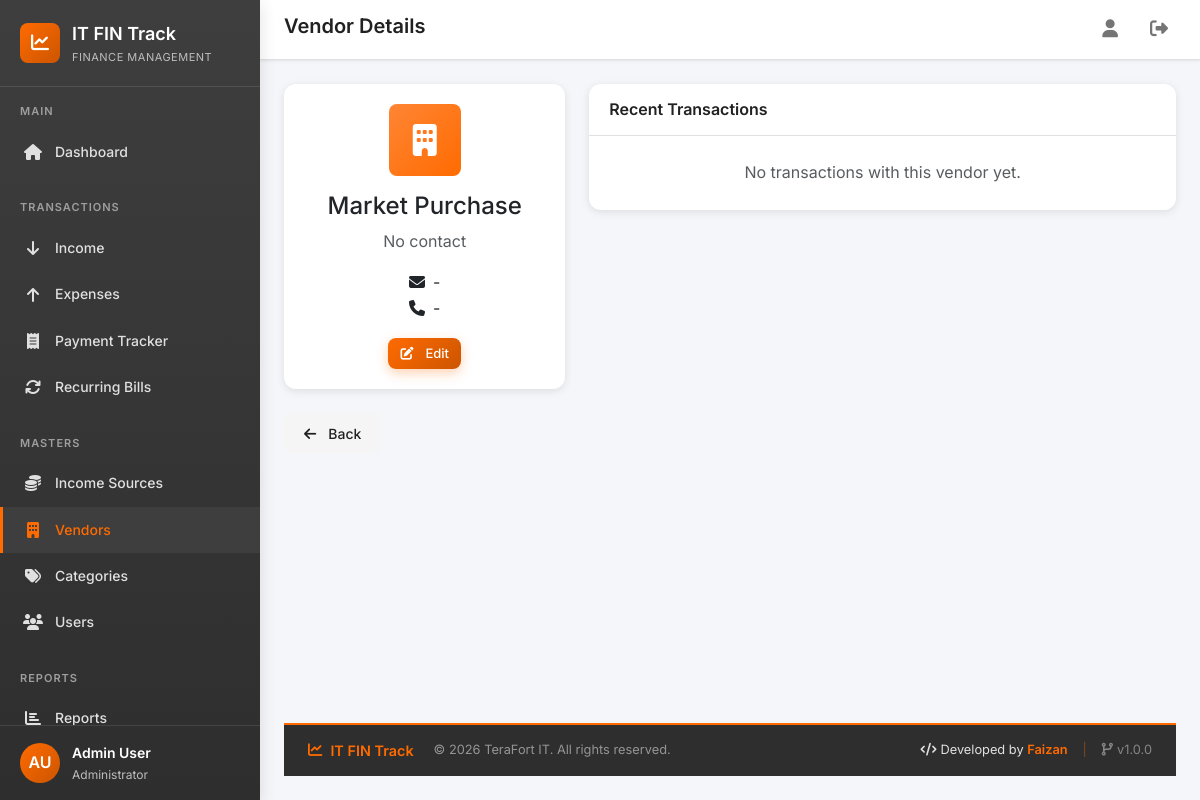
The app's page /vendors/1/ (signed in), older data.
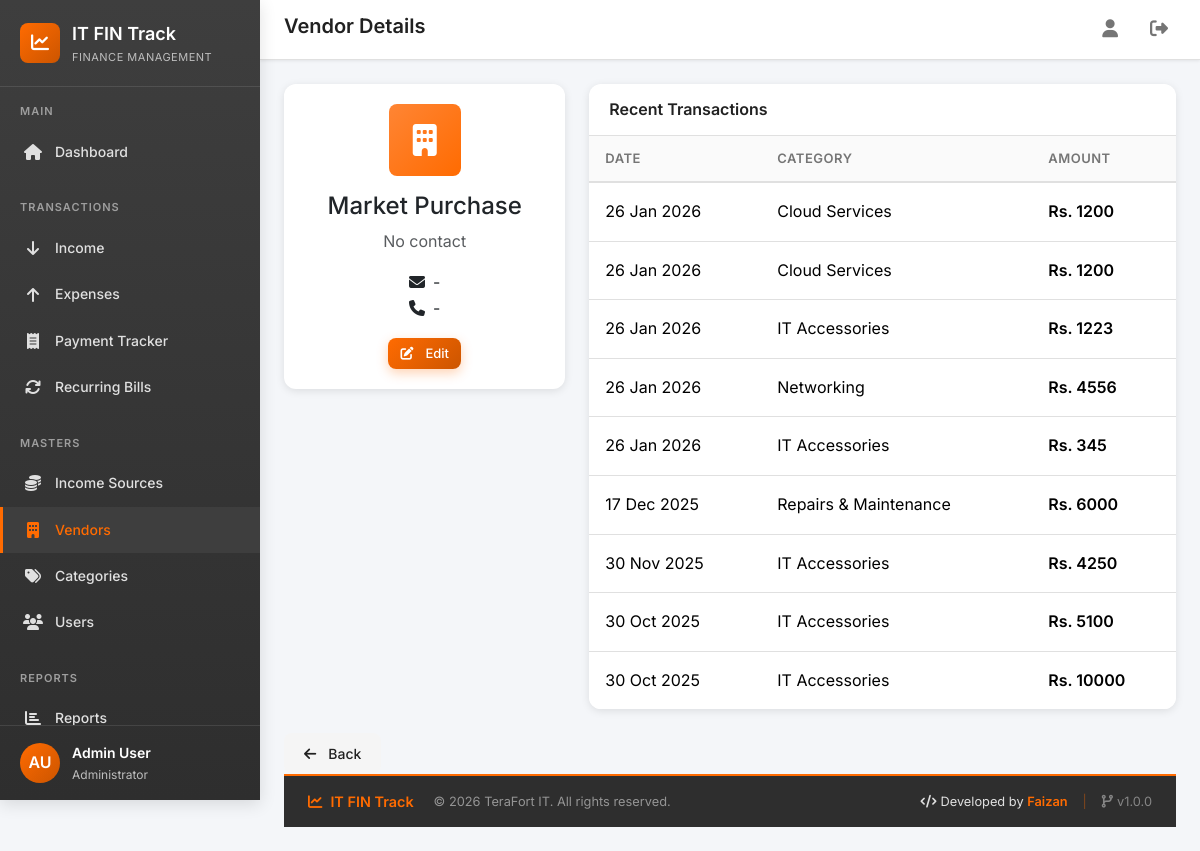
The same page, newer data.
### core/models/expense.py (models this page shows, shortened)
class Expense(models.Model):
    class Status(models.TextChoices):
        PENDING = 'pending', 'Pending Approval'
        APPROVED = 'approved', 'Approved'
        REJECTED = 'rejected', 'Rejected'
    category = models.ForeignKey(
        'Category',
        on_delete=models.PROTECT,
        related_name='expenses',
        help_text='Expense category'
    )
    vendor = models.ForeignKey(
        'Vendor',
        on_delete=models.PROTECT,
        related_name='expenses',
        null=True,
        blank=True,
        help_text='Vendor/Supplier'
    )
    linked_income = models.ForeignKey(
        'Income',
        on_delete=models.SET_NULL,
        related_name='linked_expenses',
        null=True,
        blank=True,
        help_text='Income source for this expense'
    )
    amount = models.DecimalField(
        max_digits=12,
        decimal_places=2,
        help_text='Expense amount'
    )
    date = models.DateField(
        help_text='Date of expense'
    )
    description = models.TextField(
        help_text='Description of the expense'
    )
    purpose = models.CharField(
        max_length=300,
        blank=True,
        help_text='Purpose or project for this expense'
    )
    invoice_number = models.CharField(
        max_length=100,
        blank=True,
        help_text='Invoice/Bill number'
    )
    status = models.CharField(
        max_length=20,
        choices=Status.choices,
        default=Status.PENDING,
        help_text='Approval status'
    )
    approved_by = models.ForeignKey(
        settings.AUTH_USER_MODEL,
        on_delete=models.SET_NULL,
        null=True,
        blank=True,
        related_name='expenses_approved',
        help_text='User who approved this expense'
    )
    approved_date = models.DateTimeField(
        null=True,
        blank=True,
        help_text='Date and time of approval'
    )
    rejection_reason = models.TextField(
        blank=True,
        help_text='Reason for rejection (if rejected)'
    )
    created_by = models.ForeignKey(
        settings.AUTH_USER_MODEL,
        on_delete=models.PROTECT,
        related_name='expenses_created',
        help_text='User who created this record'
    )
    is_soft_deleted = models.BooleanField(
        default=False,
        help_text='Soft delete flag'
    )
    created_at = models.DateTimeField(auto_now_add=True)
    updated_at = models.DateTimeField(auto_now=True)
    class Meta:
        verbose_name = 'Expense'
        verbose_name_plural = 'Expenses'
        ordering = ['-date', '-created_at']

### core/models/category.py (models this page shows, shortened)
class Category(models.Model):
    name = models.CharField(
        max_length=100,
        unique=True,
        help_text='Category name'
    )
    description = models.TextField(
        blank=True,
        help_text='Category description'
    )
    icon = models.CharField(
        max_length=50,
        blank=True,
        default='fa-folder',
        help_text='Font Awesome icon class'
    )
    color = models.CharField(
        max_length=7,
        default='#FF6B01',
        help_text='Category color (hex code)'
    )
    is_active = models.BooleanField(
        default=True,
        help_text='Is this category currently active?'
    )
    is_soft_deleted = models.BooleanField(
        default=False,
        help_text='Soft delete flag'
    )
    created_at = models.DateTimeField(auto_now_add=True)
    updated_at = models.DateTimeField(auto_now=True)
    class Meta:
        verbose_name = 'Category'
        verbose_name_plural = 'Categories'
        ordering = ['name']

### core/views/vendor.py (the view)
# urls.py: path('vendors/<int:pk>/', vendor_views.vendor_detail, name='vendor_detail'),
@login_required
def vendor_detail(request, pk):
    vendor = get_object_or_404(Vendor, pk=pk, is_soft_deleted=False)
    expenses = vendor.expenses.filter(is_soft_deleted=False).order_by('-date')[:20]
    return render(request, 'core/vendor/detail.html', {
        'vendor': vendor,
        'expenses': expenses,
    })

### core/context_processors.py (called while the page is built)
def theme_colors(request):
    return {
        'THEME_COLORS': getattr(settings, 'THEME_COLORS', {}),
    }

### core/models/user.py (called while the page is built)
    @property
    def is_admin(self):
        return self.role == self.Role.ADMIN

    @property
    def can_edit(self):
        return self.role in [self.Role.ADMIN, self.Role.EXECUTIVE, self.Role.ACCOUNTANT]

### templates/core/vendor/detail.html (shortened to what this page needs)
{% extends 'base.html' %}
{% block page_title %}Vendor Details{% endblock %}
{% block content %}
<div class="fade-in">
    <div class="row">
        <div class="col-lg-4">
            <div class="card">
                <div class="card-body text-center">
                    <div class="stat-icon accent mx-auto mb-3" style="width:72px;height:72px;font-size:32px;">
                        <i class="fas fa-building"></i>
                    </div>
                    <h4>{{ vendor.name }}</h4>
                    <p class="text-muted">{{ vendor.contact_person|default:"No contact" }}</p>
                    <div class="mb-3">
                        <i class="fas fa-envelope me-2"></i>{{ vendor.email|default:"-" }}<br>
                        <i class="fas fa-phone me-2"></i>{{ vendor.phone|default:"-" }}
                    </div>
                    {% if request.user.can_edit %}
                    <a href="{% url 'core:vendor_edit' vendor.pk %}" class="btn btn-primary btn-sm">
                        <i class="fas fa-edit me-1"></i>Edit
                    </a>
                    {% endif %}
                </div>
            </div>
        </div>
        <div class="col-lg-8">
            <div class="card">
                <div class="card-header">
                    <h5 class="card-title mb-0">Recent Transactions</h5>
                </div>
                <div class="card-body p-0">
                    {% if expenses %}
                    <div class="table-responsive">
                        <table class="table mb-0">
                            <thead>
                                <tr><th>Date</th><th>Category</th><th>Amount</th></tr>
                            </thead>
                            <tbody>
                                {% for expense in expenses %}
                                <tr>
                                    <td>{{ expense.date|date:"d M Y" }}</td>
                                    <td>{{ expense.category.name }}</td>
                                    <td class="amount-negative">Rs. {{ expense.amount|floatformat:0 }}</td>
                                </tr>
                                {% endfor %}
                            </tbody>
                        </table>
                    </div>
                    {% else %}
                    <div class="p-4 text-center text-muted">No transactions with this vendor yet.</div>
                    {% endif %}
                </div>
            </div>
        </div>
    </div>
    <div class="mt-4">
        <a href="{% url 'core:vendor_list' %}" class="btn btn-light"><i class="fas fa-arrow-left me-1"></i>Back</a>
    </div>
</div>
{% endblock %}

Row changes from the older to the newer data that the page shows:
added Expense: date "26 Jan 2026", category.name "Cloud Services", amount "1200"
added Expense: date "26 Jan 2026", category.name "Cloud Services", amount "1200"
added Expense: date "26 Jan 2026", category.name "IT Accessories", amount "1223"
added Expense: date "26 Jan 2026", category.name "Networking", amount "4556"
added Expense: date "26 Jan 2026", category.name "IT Accessories", amount "345"
added Expense: date "17 Dec 2025", category.name "Repairs & Maintenance", amount "6000"
added Expense: date "30 Nov 2025", category.name "IT Accessories", amount "4250"
added Expense: date "30 Oct 2025", category.name "IT Accessories", amount "5100"
added Expense: date "30 Oct 2025", category.name "IT Accessories", amount "10000"
Text that changed along with them:
text no longer shown: "No transactions with this vendor yet."
text now shown: "DATE CATEGORY AMOUNT"
